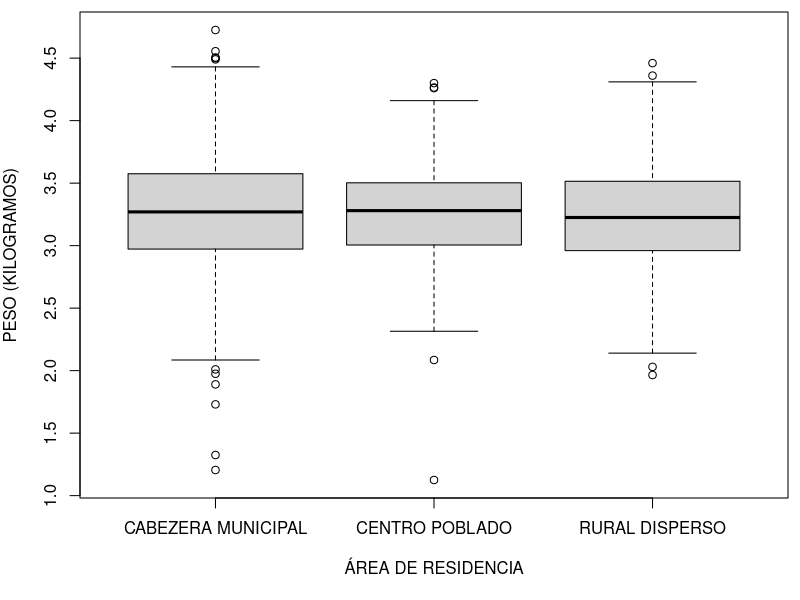
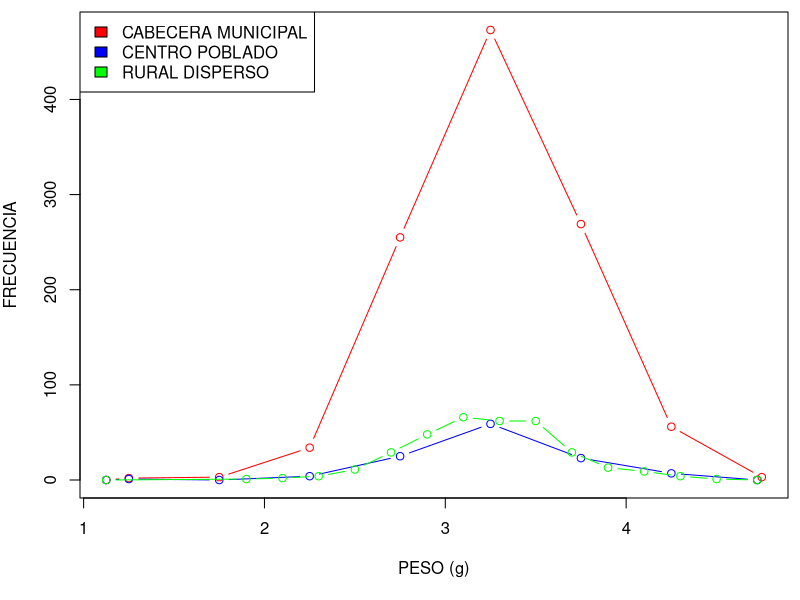
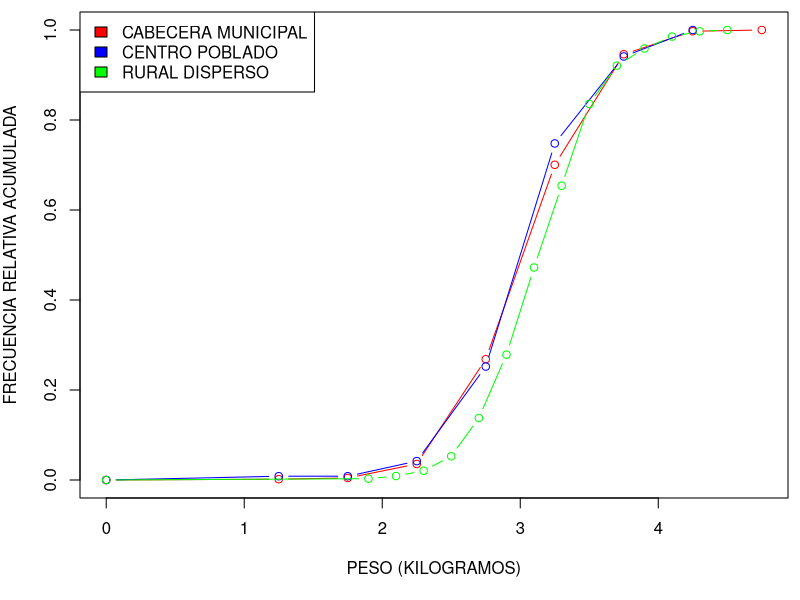
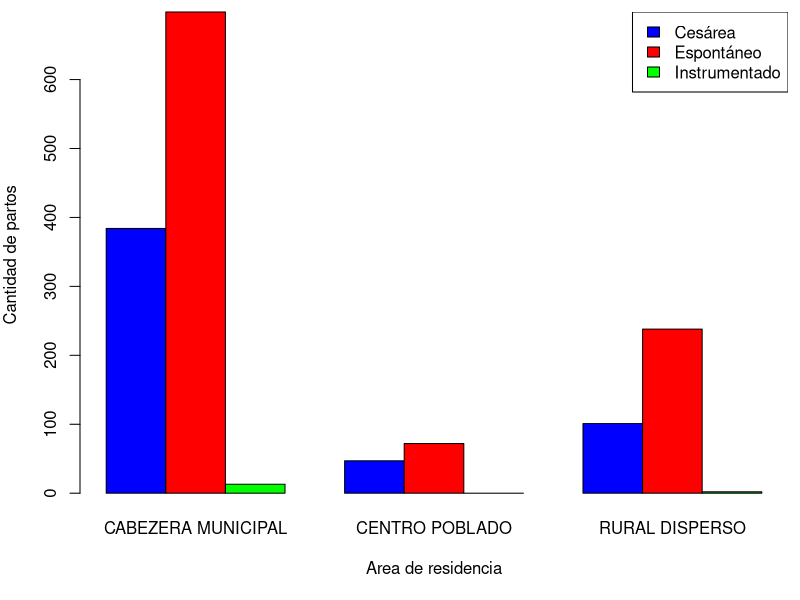
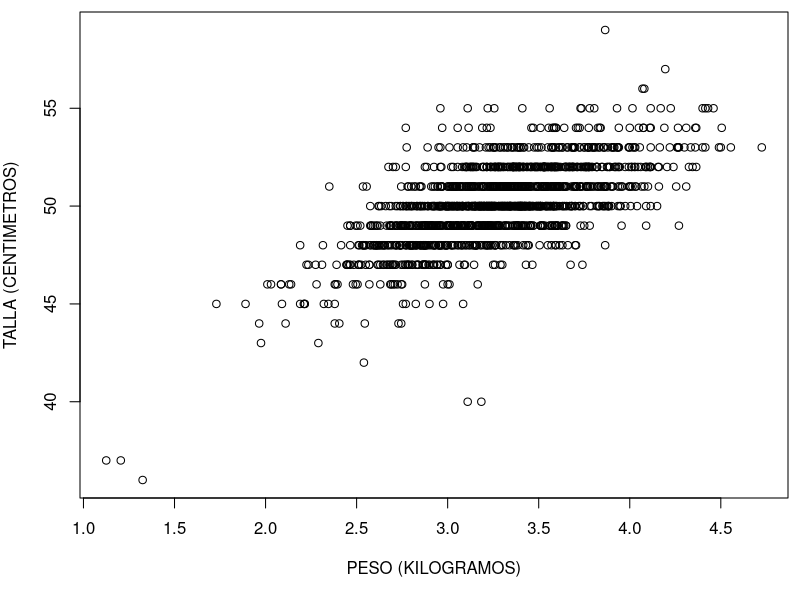
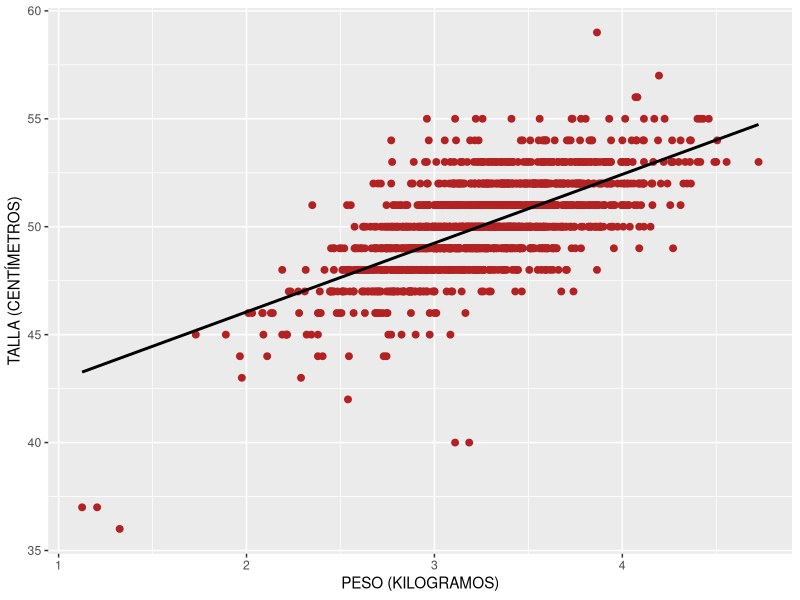
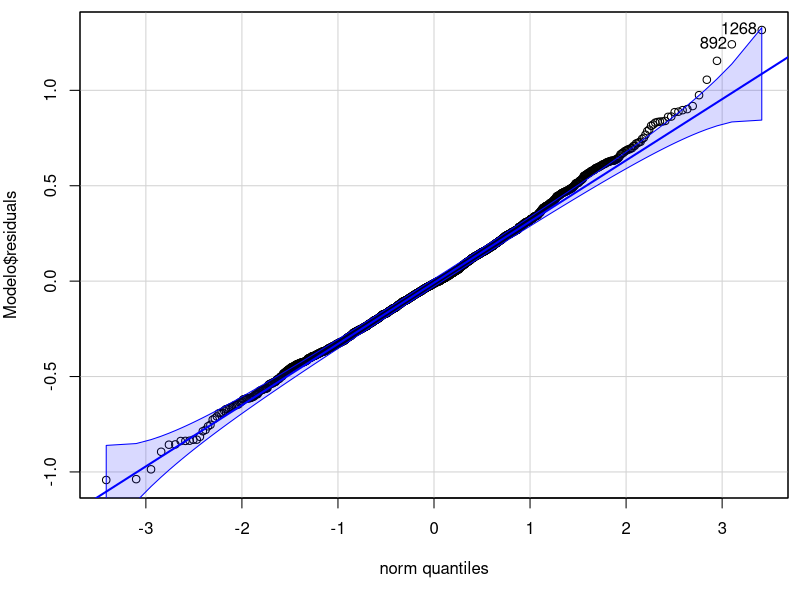
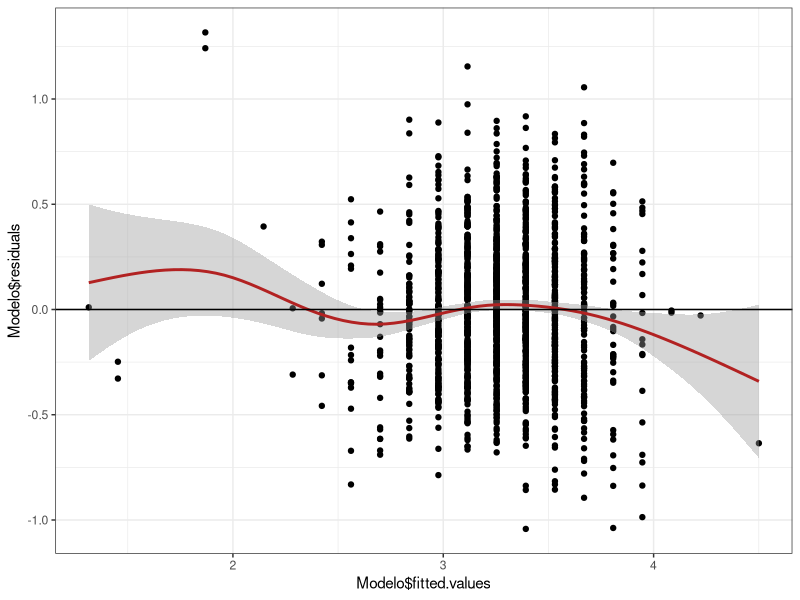

Source code (R) for these figures, in order:
## ---- chunk 1
library(readxl)
library(dplyr)
library(ggplot2)
library(lmtest)
library(car)
Base_Datos <- read.csv("Base de Datos/Datos.csv")
## ---- chunk 2
Base_Datos$PESO..Gramos. <- gsub(",", ".", Base_Datos$PESO..Gramos.)
Base_Datos$PESO..Gramos. <- as.numeric(Base_Datos$PESO..Gramos.)
Base_Datos$TALLA..Centímetros. <- gsub(",", ".", Base_Datos$TALLA..Centímetros.)
Base_Datos$TALLA..Centímetros. <- as.numeric(Base_Datos$TALLA..Centímetros.)
Base_Datos <- subset(Base_Datos, PESO..Gramos. < 575) # Se hace limpieza de datos.
## ---- chunk 3
tabla <- Base_Datos %>%
  group_by(AREA.RESIDENCIA) %>%
  summarise(media = round(mean(PESO..Gramos., na.rm = TRUE), digits = 2),
  mediana = median(PESO..Gramos., na.rm = TRUE),
  sd = round(sd(PESO..Gramos., na.rm = TRUE), digits = 2),
  q1 = quantile(PESO..Gramos., probs = 0.25, na.rm = TRUE),
  q3 = quantile(PESO..Gramos., probs = 0.75, na.rm = TRUE),
  RIC = IQR(PESO..Gramos., na.rm = TRUE)
  )
print(tabla)
## ---- chunk 4
# Gráfico 1.
PESO <- Base_Datos$PESO..Gramos.

par(mar = c(5, 3.9, 0.5, 0.5) + 0.1)
boxplot(PESO ~ Base_Datos$AREA.RESIDENCIA,
        xlab = "ÁREA DE RESIDENCIA",
        ylab = "PESO (KILOGRAMOS)",
        names = c("CABEZERA MUNICIPAL", "CENTRO POBLADO", "RURAL DISPERSO"),
        cex.main = 0.8
        )
## ---- chunk 5
# Gráfico 2.
PESO_C <- subset(Base_Datos, AREA.RESIDENCIA == "CABECERA MUNICIPAL")$PESO..Gramos.

His_C <- hist(PESO_C, plot = FALSE)

PESO_CP <- subset(Base_Datos, AREA.RESIDENCIA == "CENTRO POBLADO (INSPECCIÓN, CORREGIMIENTO O CASERÍO)")$PESO..Gramos.

His_CP <- hist(PESO_CP, plot = FALSE)

PESO_R <- subset(Base_Datos, AREA.RESIDENCIA == "RURAL DISPERSO")$PESO..Gramos.

His_R <- hist(PESO_R, plot = FALSE)

plot(c(min(PESO), His_C$mids, max(PESO)), c(0, His_C$counts, 0), type = "b", col = "red", xlab = "PESO (g)", ylab = "FRECUENCIA")

lines(c(min(PESO), His_CP$mids, max(PESO)), c(0, His_CP$counts, 0), type = "b", col = "blue")

lines(c(min(PESO), His_R$mids, max(PESO)), c(0, His_R$counts, 0), type = "b", col = "green")

legend("topleft", legend = c("CABECERA MUNICIPAL", "CENTRO POBLADO", "RURAL DISPERSO"), 
       fill = c("red", "blue", "green"))
## ---- chunk 6
print("TABLA DE FRECUENCIAS CABECERA MUNICIPAL")
print(His_C)
print("TABLA DE FRECUENCIAS CENTRO POBLADO")
print(His_CP)
print("TABLA DE FRECUENCIAS RURAL DISPERSO")
print(His_R)
## ---- chunk 7
# Gráfico 3.
plot(c(0, His_C$mids),
     c(0, cumsum(His_C$counts)/sum(His_C$counts)),
     type = "b",
     col = "red",
     xlab = "PESO (KILOGRAMOS)",
     ylab = "FRECUENCIA RELATIVA ACUMULADA")

lines(c(0, His_CP$mids),
      c(0, cumsum(His_CP$counts)/sum(His_CP$counts)),
      type = "b",
      col = "blue")

lines(c(0, His_R$mids),
      c(0, cumsum(His_R$counts)/sum(His_R$counts)),
      type = "b",
      col = "green")
legend("topleft", legend = c("CABECERA MUNICIPAL", "CENTRO POBLADO", "RURAL DISPERSO"), 
       fill = c("red", "blue", "green"))
## ---- chunk 8
X1 <- subset(Base_Datos, AREA.RESIDENCIA == "RURAL DISPERSO")$PESO..Gramos.
n1 <- length(X1)
varX1 <- mean(X1)
S1 <- sd(X1)

X2 <- subset(Base_Datos, AREA.RESIDENCIA == "CENTRO POBLADO (INSPECCIÓN, CORREGIMIENTO O CASERÍO)")$PESO..Gramos.
n2 <- length(X2)
varX2 <- mean(X2)
S2 <- sd(X2)

cat("n1 = ", n1, "\n")
cat("varX1 = ", varX1, "\n")
cat("S1 = ", S1, "\n")

cat("n2 = ", n2, "\n")
cat("varX2 = ", varX2, "\n")
cat("S2 = ", S2, "\n")
## ---- chunk 9
qf(0.025, df1 = n1-1, df2 = n2-1, lower.tail = TRUE)
## ---- chunk 10
qf(0.975, df1 = n1-1, df2 = n2-1, lower.tail = TRUE)
## ---- chunk 11
qt(0.05, df = n1+n2-2, lower.tail = TRUE)
## ---- chunk 12
X1 <- subset(Base_Datos, AREA.RESIDENCIA == "RURAL DISPERSO")$PESO..Gramos.
n1 <- length(X1)
varX1 <- mean(X1)
S1 <- sd(X1)

X2 <- subset(Base_Datos, AREA.RESIDENCIA == "CABECERA MUNICIPAL")$PESO..Gramos.
n2 <- length(X2)
varX2 <- mean(X2)
S2 <- sd(X2)

cat("n1 = ", n1, "\n")
cat("varX1 = ", varX1, "\n")
cat("S1 = ", S1, "\n")

cat("n2 = ", n2, "\n")
cat("varX2 = ", varX2, "\n")
cat("S2 = ", S2, "\n")
## ---- chunk 13
qf(0.025, df1 = n1-1, df2 = n2-1, lower.tail = TRUE)
## ---- chunk 14
qf(0.975, df1 = n1-1, df2 = n2-1, lower.tail = TRUE)
## ---- chunk 15
qt(0.05, df = 616.01, lower.tail = TRUE)
## ---- chunk 16
tabla <- table(Base_Datos$TIPO.PARTO, Base_Datos$AREA.RESIDENCIA)
colnames(tabla) <- c("CABECERA MUNICIPAL", "CENTRO POBLADO", "RURAL DISPERSO")
print(tabla)
## ---- chunk 17
par(mar = c(5, 3.9, 0.5, 0.5) + 0.1)

barplot(tabla, #prop.table(tabla),
        beside = TRUE,
        col = c("blue","red", 'green'),
        xlab = "Area de residencia",
        ylab = "Cantidad de partos",
        names = c("CABEZERA MUNICIPAL", "CENTRO POBLADO", "RURAL DISPERSO"))
legend("topright", legend = c("Cesárea", "Espontáneo", "Instrumentado"), 
       fill = c("blue","red", 'green'))
## ---- chunk 18
tabla <- Base_Datos %>%
  summarise(
  sd_peso = round(sd(PESO..Gramos., na.rm = TRUE), digits = 2),
  sd_talla = round(sd(TALLA..Centímetros., na.rm = TRUE), digits = 2),
  
  correlacion = cor(PESO..Gramos., TALLA..Centímetros.)
  )
print(tabla)
## ---- chunk 19
TALLA <- Base_Datos$TALLA..Centímetros.
plot(PESO, TALLA,
     xlab = 'PESO (KILOGRAMOS)',
     ylab = 'TALLA (CENTIMETROS)')
## ---- chunk 20
print(cor(PESO, TALLA))
## ---- chunk 21
#Data frame
datos <- data.frame(TALLA, PESO)

Modelo <- lm(PESO ~ TALLA, datos)

summary(Modelo)
## ---- chunk 22
# ----- Gráfica del modelo

ggplot(data = datos, mapping = aes(x = PESO, y = TALLA)) +
  geom_point(color = "firebrick", size = 2) +
  labs(x="PESO (KILOGRAMOS)", y="TALLA (CENTÍMETROS)") +
  geom_smooth(method = "lm", se = FALSE, color = "black")
## ---- chunk 23
shapiro.test(Modelo$residuals)
## ---- chunk 24
qqPlot(Modelo$residuals)
## ---- chunk 25
bptest(Modelo)
## ---- chunk 26
ggplot(data = datos, aes(Modelo$fitted.values, Modelo$residuals)) +
    geom_point() + geom_smooth(color = "firebrick")+ geom_hline(yintercept = 0) +
    theme_bw()
